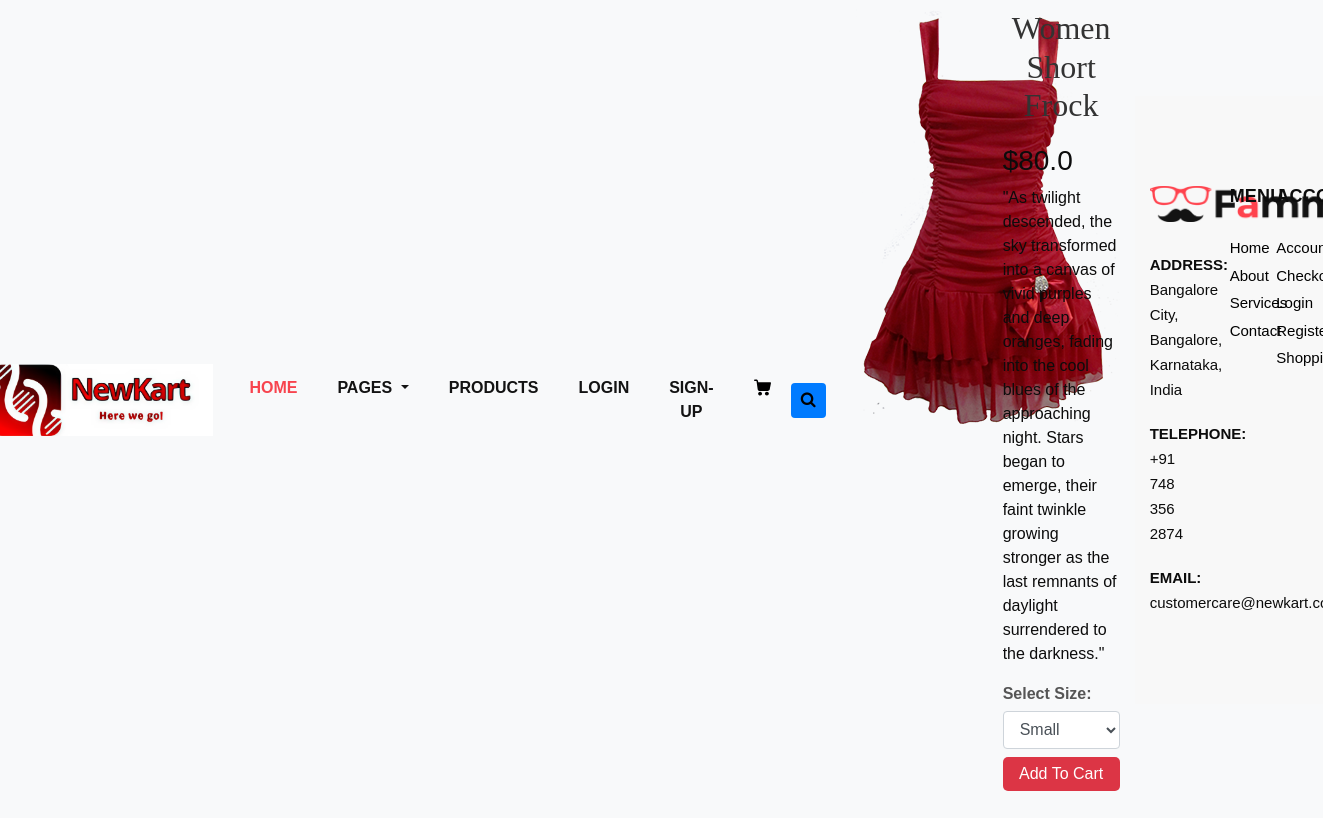
The page /products_details/21/ on the database its author committed.
### products/models.py (models this page shows, shortened)
class Product(models.Model):
    LIVE = 1
    DELETE = 0
    DELETE_CHOICES = ((LIVE,'Live'),(DELETE,'Delete'))
    title = models.CharField(max_length=256)
    price = models.FloatField()
    description = models.TextField()
    image = models.ImageField(upload_to='media/')
    priority = models.IntegerField(default=0)
    delete_status = models.IntegerField(choices=DELETE_CHOICES,default=LIVE)
    created_at = models.DateTimeField(auto_now_add=True)
    updated_at = models.DateTimeField(auto_now=True)

### products/views.py (the view)
# urls.py: path('products_details/<int:pk>/', ProductsDetails.as_view(), name='products_details')
class ProductsDetails(DetailView):
    model = Product
    template_name = 'products_details.html'
    contet_object_name = 'product'

### templates/products_details.html (shortened to what this page needs)
<!DOCTYPE html>
{% load static %}
{% include 'base.html' %}
{% block content %}
<html>
   <body>
      <section class="product_details_section layout_padding">
         <div class="container">
            <div class="row">
               <div class="col-md-6">
                  <div class="img-box">
                     <img src="{{ product.image.url }}" alt="Product Image">
                  </div>
               </div>
               <div class="col-md-6">
                  <div class="detail-box">
                     <h2>{{ product.title }}</h2>
                     <h3>${{ product.price }}</h3>
                     <p>
                        {{product.description}}
                     </p>
                     <form method="POST" action="{% url 'add_to_cart' product.id %}">
                        <label for="size">Select Size:</label>
                        <select id="size" name="size" class="form-control">
                            <option value="small">Small</option>
                        </select>
                        <button type="submit" class="option1 mt-2 btn btn-danger">Add To Cart</button>
                    </form>
                     </div>
                  </div>
               </div>
            </div>
      </section>
   </body>
</html>
{% endblock %}
{% include 'footer.html' %}

### static/css/style.css (style rules this page uses)
* { box-sizing: border-box; }
body { font-family: 'Montserrat', sans-serif; color: #0c0c0c; background-color: #ffffff; overflow-x: hidden; }
.layout_padding { padding: 70px 0; }
h1, h2 { font-family: 'Playfair Display', serif; }
.btn, .btn:focus { outline: none !important; -webkit-box-shadow: none; box-shadow: none; }
body { font-family: Arial, sans-serif; background-color: #f8f9fa; margin: 0; padding: 0; display: flex; justify-content: center; align-items: center; height: 100vh; }
h2 { margin-bottom: 20px; color: #333; text-align: center; }
label { display: block; font-weight: bold; margin-bottom: 5px; color: #555; }
.btn { width: 100%; padding: 10px; background-color: #007bff; color: #fff; border: none; border-radius: 4px; cursor: pointer; font-size: 16px; }

### static/css/responsive.css (style rules this page uses)
@media (min-width: 1200px) { .container { max-width: 1170px; } }
.btn-danger { background: #dc3545; color: white; border: none; padding: 5px 10px; border-radius: 5px; }

### rows shown on the page
Product: image (picture), title "Women Short Frock", price "80.0", description "\"As twilight descended, the sky transformed into a canvas of vivid purples and deep oranges, fading into the cool blues of the approaching night. Stars began to emerge, their faint twinkle growing stronger as the last remnants of daylight surrendered to the darkness.\""
